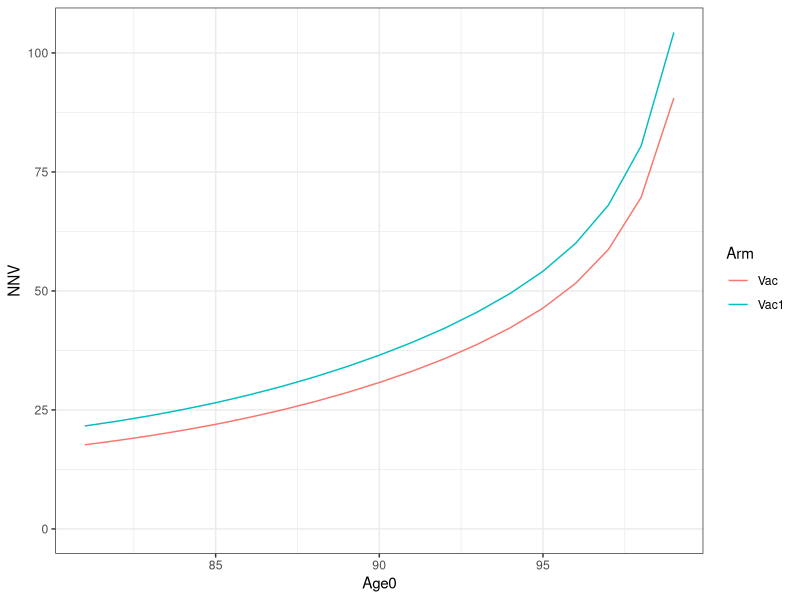
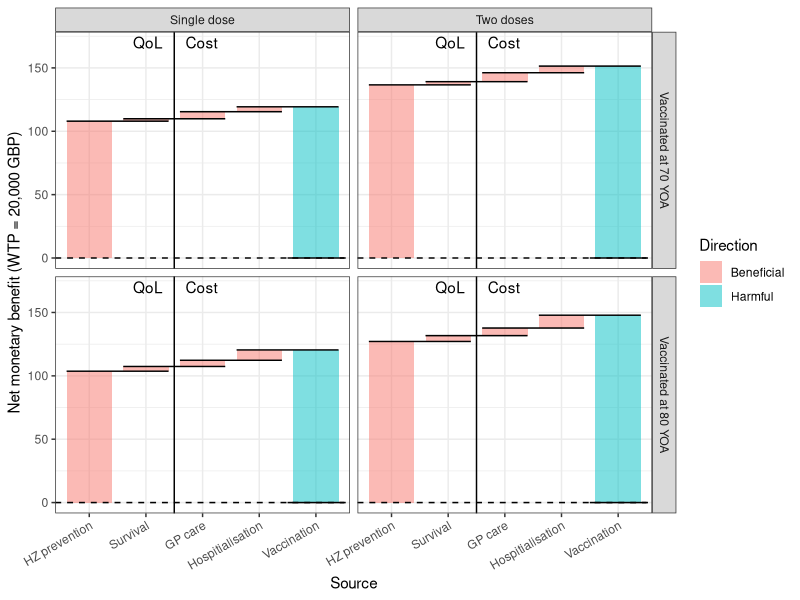
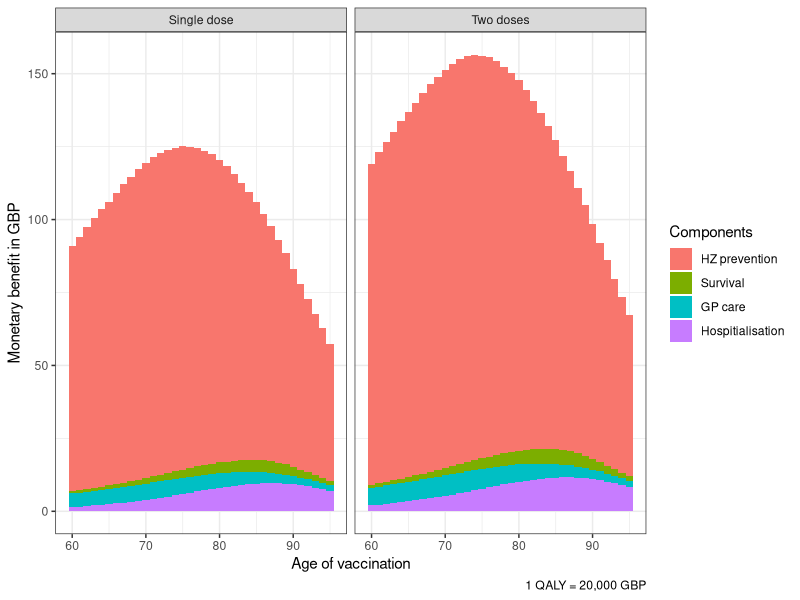
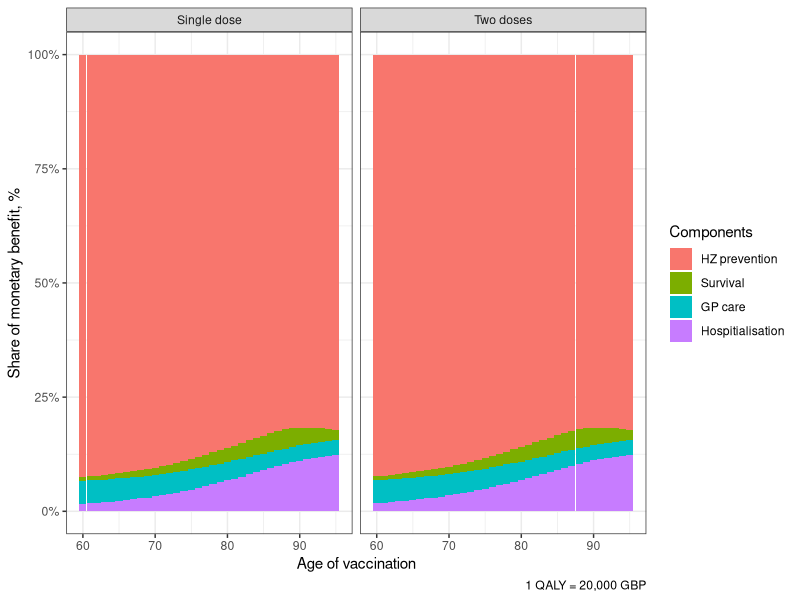
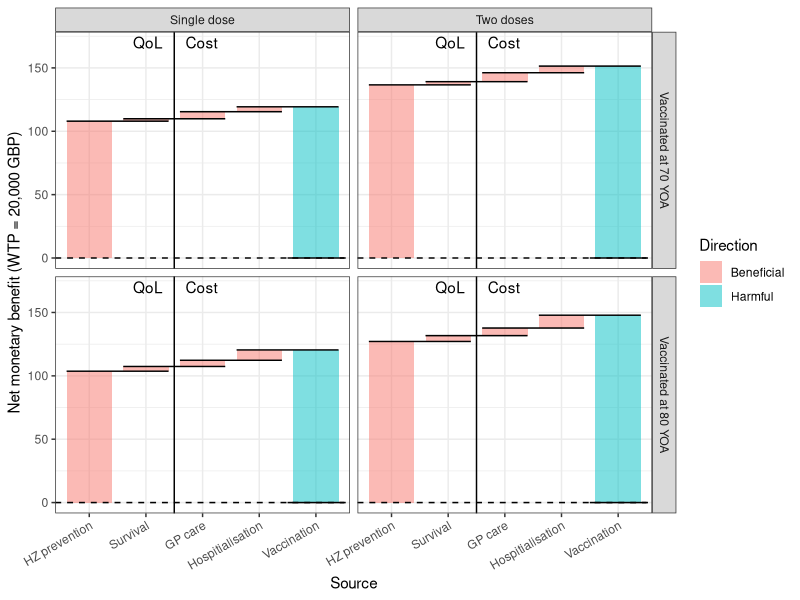
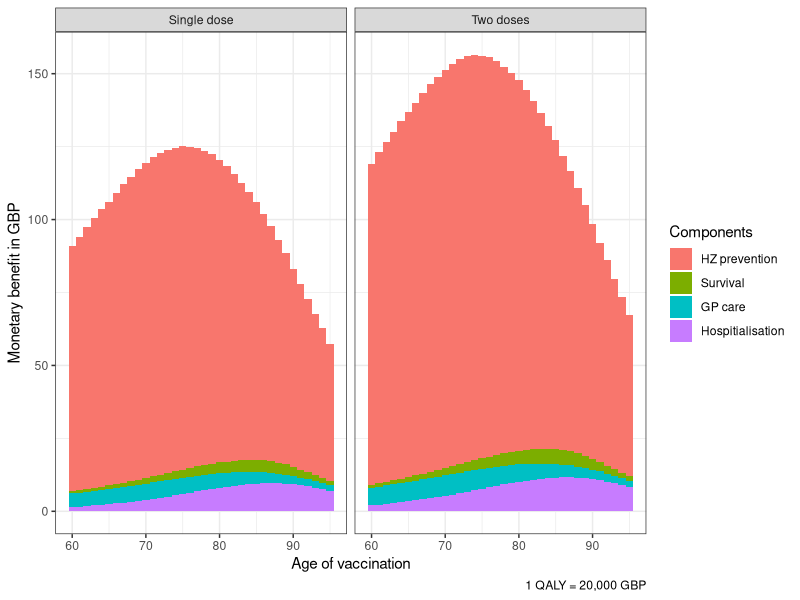
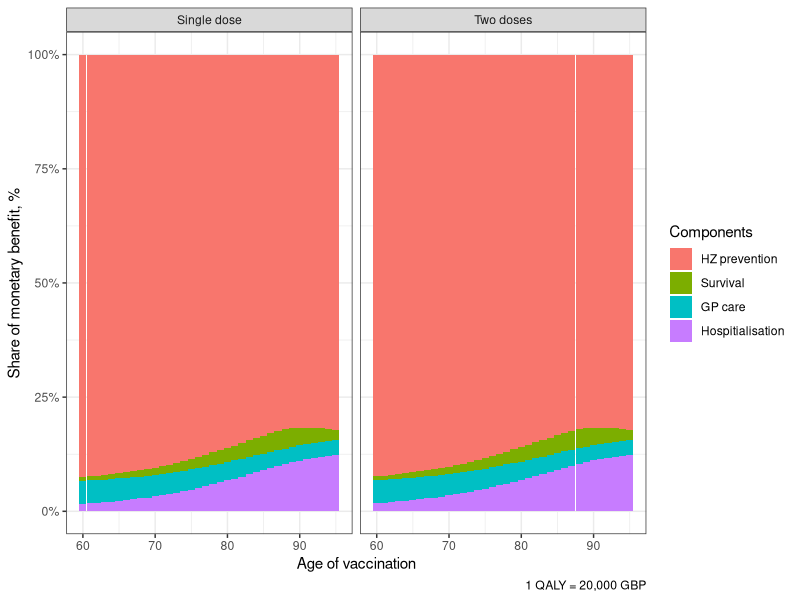

Source code (R) for these figures, in order:
library(tidyverse)

theme_set(theme_bw())



dat <- read_csv(here::here("docs", "tabs", "stats_ce_rzv_realworld.csv"))


labs_comp <- c(
  "dQ_HZ_d" = "HZ prevention",
  "dQ_Life_d" = "Survival", 
  "dC_GP_d" = "GP care",
  "dC_Hosp_d" = "Hospitialisation",
  "dC_VacRZV_d" = "Vaccination"
)


dat %>% 
  mutate(
    NNV = - dN_VacRZV_A / dRisk_HZ_A,
    NNV = ifelse(Arm == "Vac", NNV / 2, NNV)
  ) %>% 
  filter(Age0 > 80) %>% 
  select(Age0, Arm, Scenario, NNV) %>% 
  ggplot() +
  geom_line(aes(x = Age0, y = NNV, colour = Arm)) +
  expand_limits(y = 0)


waterfall <- dat %>% 
  select(Age0, Arm, 
         dQ_HZ_d = dQ_HZ_d_M, dQ_Life_d = dQ_Life_d_M, 
         dC_Hosp_d = dC_Hosp_d_M, dC_GP_NonPHN_d = dC_GP_NonPHN_d_M,
         dC_GP_PHN_d = dC_GP_PHN_d_M, 
         dC_VacRZV_d = dC_VacRZV_d_M, dN_VacRZV_d = dN_VacRZV_d_M) %>%
  mutate(
    dC_GP_d = dC_GP_NonPHN_d + dC_GP_PHN_d,
    Thres = (2e4 * (dQ_HZ_d + dQ_Life_d) - dC_Hosp_d - dC_GP_d) / dN_VacRZV_d,
    dC_VacRZV_d = Thres * dN_VacRZV_d
  ) %>% 
  select(Age0, Arm, dQ_HZ_d, dQ_Life_d, dC_Hosp_d, dC_GP_d, dC_VacRZV_d) %>% 
  pivot_longer(-c(Age0, Arm), names_to = "Index") %>% 
  mutate(
    Arm = factor(Arm, c("Vac1", "Vac")),
    Type = ifelse(startsWith(Index, "dQ"), "QoL", "Cost"),
    Index = factor(Index, names(labs_comp)),
    id = as.numeric(Index),
    MB = ifelse(Type == "QoL", value * 2e4, -value)
  )



g_wf <- waterfall %>% 
  group_by(Age0, Arm) %>% 
  arrange(Index) %>% 
  mutate(
    y1 = cumsum(MB),
    y0 = c(0, y1[-n()]),
    Direction = ifelse(MB > 0, "Beneficial", "Harmful")
  ) %>% 
  filter(Age0 %in% c(70, 80)) %>% 
  ggplot() +
  geom_rect(aes(x = Index, xmin = id - 0.4, xmax = id + 0.4, ymin = y0, ymax = y1, fill = Direction), alpha = 0.5) +
  geom_segment(aes(x=ifelse(id == last(id), last(id) - 0.5, id - 0.4), 
                   xend=ifelse(id == last(id), last(id) + 0.5, id + 1.4), 
                   y=y1, 
                   yend=y1)) +
  geom_hline(yintercept = 0, linetype = 2) +
  geom_vline(xintercept = 2.5) +
  annotate("text", x = 2.3, y = 170, label = "QoL", hjust = 1) +
  annotate("text", x = 2.7, y = 170, label = "Cost", hjust = 0) +
  scale_y_continuous("Net monetary benefit (WTP = 20,000 GBP)") + 
  scale_x_discrete("Source", labels = labs_comp) +
  facet_grid(Age0~Arm, labeller = labeller(
    Arm = c(Vac = "Two doses", Vac1 = "Single dose"),
    Age0 = c("70" = "Vaccinated at 70 YOA", "80" = "Vaccinated at 80 YOA")
  )) +
  theme(axis.text.x = element_text(angle = 30, hjust = 1))


g_comp_stack <- waterfall %>% 
  group_by(Age0, Arm) %>% 
  filter(Index != "dC_VacRZV_d") %>% 
  #mutate(Index = fct_rev(Index)) %>% 
  filter(Age0 <= 95) %>% 
  ggplot(aes(x = Age0)) +
  geom_bar(aes(y = MB, fill = Index), stat = "identity", position = "stack", colour = NA, width = 1) +
  scale_y_continuous("Monetary benefit in GBP") +
  scale_fill_discrete("Components", labels = labs_comp) +
  facet_grid(.~Arm, labeller = labeller(Arm = c(Vac = "Two doses", Vac1 = "Single dose"))) +
  scale_x_continuous("Age of vaccination") +
  labs(caption = "1 QALY = 20,000 GBP")


g_comp_fill <- waterfall %>% 
  group_by(Age0, Arm) %>% 
  filter(Index != "dC_VacRZV_d") %>% 
  #mutate(Index = fct_rev(Index)) %>% 
  filter(Age0 <= 95) %>% 
  ggplot(aes(x = Age0)) +
  geom_bar(aes(y = MB, fill = Index), stat = "identity", position = "fill", colour = NA, width = 1) +
  scale_fill_discrete("Components", labels = labs_comp) +
  scale_y_continuous("Share of monetary benefit, %", labels = scales::percent) +
  facet_grid(.~Arm, labeller = labeller(Arm = c(Vac = "Two doses", Vac1 = "Single dose"))) +
  scale_x_continuous("Age of vaccination") +
  labs(caption = "1 QALY = 20,000 GBP")

g_wf
g_comp_stack
g_comp_fill

ggsave(g_wf, filename = here::here("docs", "figs", "g_rzv_waterfall.png"), width = 8, height = 7.5)
ggsave(g_comp_stack, filename = here::here("docs", "figs", "g_rzv_mb_stack.png"), width = 8, height = 5.5)
ggsave(g_comp_fill, filename = here::here("docs", "figs", "g_rzv_mb_fill.png"), width = 8, height = 5.5)


  